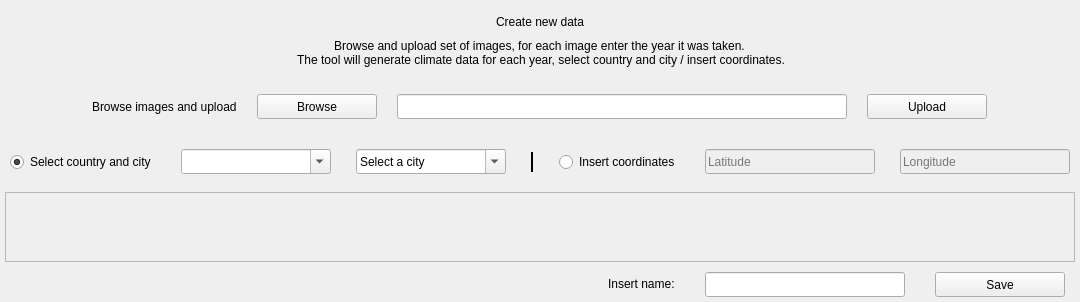
            <widget class="QWidget" name="createDataPage">
             <property name="sizePolicy">
              <sizepolicy hsizetype="Preferred" vsizetype="Preferred">
               <horstretch>0</horstretch>
               <verstretch>0</verstretch>
              </sizepolicy>
             </property>
             <layout class="QVBoxLayout" name="verticalLayout_4">
              <property name="spacing">
               <number>5</number>
              </property>
              <property name="leftMargin">
               <number>5</number>
              </property>
              <property name="topMargin">
               <number>5</number>
              </property>
              <property name="rightMargin">
               <number>5</number>
              </property>
              <property name="bottomMargin">
               <number>5</number>
              </property>
              <item>
               <widget class="QWidget" name="createDataTitleContainer" native="true">
                <layout class="QVBoxLayout" name="verticalLayout_6">
                 <property name="spacing">
                  <number>10</number>
                 </property>
                 <property name="leftMargin">
                  <number>5</number>
                 </property>
                 <property name="topMargin">
                  <number>10</number>
                 </property>
                 <property name="rightMargin">
                  <number>5</number>
                 </property>
                 <property name="bottomMargin">
                  <number>10</number>
                 </property>
                 <item alignment="Qt::AlignHCenter">
                  <widget class="QLabel" name="createDataTitleLabel">
                   <property name="text">
                    <string>Create new data</string>
                   </property>
                  </widget>
                 </item>
                 <item alignment="Qt::AlignHCenter">
                  <widget class="QLabel" name="createDataSubtitleLabel">
                   <property name="text">
                    <string>Browse and upload set of images, for each image enter the year it was taken.
 The tool will generate climate data for each year, select country and city / insert coordinates.</string>
                   </property>
                   <property name="alignment">
                    <set>Qt::AlignCenter</set>
                   </property>
                  </widget>
                 </item>
                </layout>
               </widget>
              </item>
              <item alignment="Qt::AlignHCenter|Qt::AlignVCenter">
               <widget class="QWidget" name="createDataContainer" native="true">
                <property name="sizePolicy">
                 <sizepolicy hsizetype="Preferred" vsizetype="Preferred">
                  <horstretch>0</horstretch>
                  <verstretch>0</verstretch>
                 </sizepolicy>
                </property>
                <property name="minimumSize">
                 <size>
                  <width>0</width>
                  <height>50</height>
                 </size>
                </property>
                <property name="maximumSize">
                 <size>
                  <width>16777215</width>
                  <height>50</height>
                 </size>
                </property>
                <layout class="QHBoxLayout" name="horizontalLayout_4">
                 <property name="spacing">
                  <number>20</number>
                 </property>
                 <property name="leftMargin">
                  <number>10</number>
                 </property>
                 <property name="topMargin">
                  <number>0</number>
                 </property>
                 <property name="rightMargin">
                  <number>10</number>
                 </property>
                 <property name="bottomMargin">
                  <number>0</number>
                 </property>
                 <item>
                  <widget class="QLabel" name="createUploadLabel">
                   <property name="sizePolicy">
                    <sizepolicy hsizetype="Fixed" vsizetype="Fixed">
                     <horstretch>0</horstretch>
                     <verstretch>0</verstretch>
                    </sizepolicy>
                   </property>
                   <property name="text">
                    <string>Browse images and upload</string>
                   </property>
                  </widget>
                 </item>
                 <item>
                  <widget class="QPushButton" name="createBrowseButton">
                   <property name="sizePolicy">
                    <sizepolicy hsizetype="Fixed" vsizetype="Fixed">
                     <horstretch>0</horstretch>
                     <verstretch>0</verstretch>
                    </sizepolicy>
                   </property>
                   <property name="minimumSize">
                    <size>
                     <width>120</width>
                     <height>25</height>
                    </size>
                   </property>
                   <property name="maximumSize">
                    <size>
                     <width>120</width>
                     <height>25</height>
                    </size>
                   </property>
                   <property name="text">
                    <string>Browse</string>
                   </property>
                   <property name="checkable">
                    <bool>true</bool>
                   </property>
                   <property name="checked">
                    <bool>false</bool>
                   </property>
                   <property name="autoRepeat">
                    <bool>false</bool>
                   </property>
                  </widget>
                 </item>
                 <item>
                  <widget class="QLineEdit" name="createBrowseInput">
                   <property name="sizePolicy">
                    <sizepolicy hsizetype="Fixed" vsizetype="Fixed">
                     <horstretch>0</horstretch>
                     <verstretch>0</verstretch>
                    </sizepolicy>
                   </property>
                   <property name="minimumSize">
                    <size>
                     <width>450</width>
                     <height>25</height>
                    </size>
                   </property>
                   <property name="maximumSize">
                    <size>
                     <width>450</width>
                     <height>25</height>
                    </size>
                   </property>
                   <property name="text">
                    <string/>
                   </property>
                  </widget>
                 </item>
                 <item>
                  <widget class="QPushButton" name="createUploadButton">
                   <property name="sizePolicy">
                    <sizepolicy hsizetype="Fixed" vsizetype="Fixed">
                     <horstretch>0</horstretch>
                     <verstretch>0</verstretch>
                    </sizepolicy>
                   </property>
                   <property name="minimumSize">
                    <size>
                     <width>120</width>
                     <height>25</height>
                    </size>
                   </property>
                   <property name="maximumSize">
                    <size>
                     <width>120</width>
                     <height>25</height>
                    </size>
                   </property>
                   <property name="text">
                    <string>Upload</string>
                   </property>
                  </widget>
                 </item>
                </layout>
               </widget>
              </item>
              <item alignment="Qt::AlignHCenter|Qt::AlignVCenter">
               <widget class="QWidget" name="genDataContainer" native="true">
                <property name="sizePolicy">
                 <sizepolicy hsizetype="Preferred" vsizetype="Preferred">
                  <horstretch>0</horstretch>
                  <verstretch>0</verstretch>
                 </sizepolicy>
                </property>
                <property name="minimumSize">
                 <size>
                  <width>0</width>
                  <height>50</height>
                 </size>
                </property>
                <property name="maximumSize">
                 <size>
                  <width>16777215</width>
                  <height>50</height>
                 </size>
                </property>
                <layout class="QHBoxLayout" name="horizontalLayout_3">
                 <property name="spacing">
                  <number>25</number>
                 </property>
                 <property name="leftMargin">
                  <number>5</number>
                 </property>
                 <property name="topMargin">
                  <number>0</number>
                 </property>
                 <property name="rightMargin">
                  <number>5</number>
                 </property>
                 <property name="bottomMargin">
                  <number>0</number>
                 </property>
                 <item>
                  <widget class="QRadioButton" name="appSelectRadio">
                   <property name="sizePolicy">
                    <sizepolicy hsizetype="Fixed" vsizetype="Fixed">
                     <horstretch>0</horstretch>
                     <verstretch>0</verstretch>
                    </sizepolicy>
                   </property>
                   <property name="text">
                    <string>Select country and city</string>
                   </property>
                   <property name="checked">
                    <bool>true</bool>
                   </property>
                  </widget>
                 </item>
                 <item>
                  <widget class="QComboBox" name="appCountryCombo">
                   <property name="enabled">
                    <bool>true</bool>
                   </property>
                   <property name="sizePolicy">
                    <sizepolicy hsizetype="Fixed" vsizetype="Fixed">
                     <horstretch>0</horstretch>
                     <verstretch>0</verstretch>
                    </sizepolicy>
                   </property>
                   <property name="minimumSize">
                    <size>
                     <width>150</width>
                     <height>25</height>
                    </size>
                   </property>
                   <property name="maximumSize">
                    <size>
                     <width>150</width>
                     <height>25</height>
                    </size>
                   </property>
                   <property name="focusPolicy">
                    <enum>Qt::WheelFocus</enum>
                   </property>
                   <property name="toolTip">
                    <string/>
                   </property>
                   <property name="statusTip">
                    <string/>
                   </property>
                   <property name="whatsThis">
                    <string/>
                   </property>
                   <property name="accessibleName">
                    <string/>
                   </property>
                   <property name="accessibleDescription">
                    <string/>
                   </property>
                   <property name="layoutDirection">
                    <enum>Qt::LeftToRight</enum>
                   </property>
                   <property name="editable">
                    <bool>true</bool>
                   </property>
                   <property name="currentText">
                    <string/>
                   </property>
                   <property name="currentIndex">
                    <number>-1</number>
                   </property>
                   <property name="placeholderText">
                    <string/>
                   </property>
                  </widget>
                 </item>
                 <item>
                  <widget class="QComboBox" name="appCityCombo">
                   <property name="enabled">
                    <bool>true</bool>
                   </property>
                   <property name="sizePolicy">
                    <sizepolicy hsizetype="Fixed" vsizetype="Fixed">
                     <horstretch>0</horstretch>
                     <verstretch>0</verstretch>
                    </sizepolicy>
                   </property>
                   <property name="minimumSize">
                    <size>
                     <width>150</width>
                     <height>25</height>
                    </size>
                   </property>
                   <property name="maximumSize">
                    <size>
                     <width>150</width>
                     <height>25</height>
                    </size>
                   </property>
                   <property name="editable">
                    <bool>true</bool>
                   </property>
                   <property name="currentText">
                    <string>Select a city</string>
                   </property>
                   <property name="placeholderText">
                    <string/>
                   </property>
                   <property name="frame">
                    <bool>true</bool>
                   </property>
                  </widget>
                 </item>
                 <item>
                  <widget class="Line" name="line_2">
                   <property name="minimumSize">
                    <size>
                     <width>0</width>
                     <height>20</height>
                    </size>
                   </property>
                   <property name="maximumSize">
                    <size>
                     <width>16777215</width>
                     <height>20</height>
                    </size>
                   </property>
                   <property name="frameShadow">
                    <enum>QFrame::Plain</enum>
                   </property>
                   <property name="lineWidth">
                    <number>2</number>
                   </property>
                   <property name="orientation">
                    <enum>Qt::Vertical</enum>
                   </property>
                  </widget>
                 </item>
                 <item>
                  <widget class="QRadioButton" name="insertRadio">
                   <property name="enabled">
                    <bool>true</bool>
                   </property>
                   <property name="sizePolicy">
                    <sizepolicy hsizetype="Fixed" vsizetype="Fixed">
                     <horstretch>0</horstretch>
                     <verstretch>0</verstretch>
                    </sizepolicy>
                   </property>
                   <property name="text">
                    <string>Insert coordinates</string>
                   </property>
                  </widget>
                 </item>
                 <item>
                  <widget class="QLineEdit" name="userLatitudeInput">
                   <property name="enabled">
                    <bool>false</bool>
                   </property>
                   <property name="sizePolicy">
                    <sizepolicy hsizetype="Fixed" vsizetype="Fixed">
                     <horstretch>0</horstretch>
                     <verstretch>0</verstretch>
                    </sizepolicy>
                   </property>
                   <property name="minimumSize">
                    <size>
                     <width>170</width>
                     <height>25</height>
                    </size>
                   </property>
                   <property name="maximumSize">
                    <size>
                     <width>170</width>
                     <height>25</height>
                    </size>
                   </property>
                   <property name="focusPolicy">
                    <enum>Qt::WheelFocus</enum>
                   </property>
                   <property name="inputMask">
                    <string/>
                   </property>
                   <property name="text">
                    <string/>
                   </property>
                   <property name="frame">
                    <bool>true</bool>
                   </property>
                   <property name="echoMode">
                    <enum>QLineEdit::Normal</enum>
                   </property>
                   <property name="cursorPosition">
                    <number>0</number>
                   </property>
                   <property name="placeholderText">
                    <string>Latitude</string>
                   </property>
                   <property name="clearButtonEnabled">
                    <bool>false</bool>
                   </property>
                  </widget>
                 </item>
                 <item>
                  <widget class="QLineEdit" name="userLongitudeInput">
                   <property name="enabled">
                    <bool>false</bool>
                   </property>
                   <property name="sizePolicy">
                    <sizepolicy hsizetype="Fixed" vsizetype="Fixed">
                     <horstretch>0</horstretch>
                     <verstretch>0</verstretch>
                    </sizepolicy>
                   </property>
                   <property name="minimumSize">
                    <size>
                     <width>170</width>
                     <height>25</height>
                    </size>
                   </property>
                   <property name="maximumSize">
                    <size>
                     <width>170</width>
                     <height>25</height>
                    </size>
                   </property>
                   <property name="focusPolicy">
                    <enum>Qt::WheelFocus</enum>
                   </property>
                   <property name="text">
                    <string/>
                   </property>
                   <property name="frame">
                    <bool>true</bool>
                   </property>
                   <property name="echoMode">
                    <enum>QLineEdit::Normal</enum>
                   </property>
                   <property name="cursorPosition">
                    <number>0</number>
                   </property>
                   <property name="placeholderText">
                    <string>Longitude</string>
                   </property>
                   <property name="clearButtonEnabled">
                    <bool>false</bool>
                   </property>
                  </widget>
                 </item>
                </layout>
               </widget>
              </item>
              <item>
               <widget class="QScrollArea" name="createScrollArea">
                <property name="enabled">
                 <bool>true</bool>
                </property>
                <property name="sizePolicy">
                 <sizepolicy hsizetype="Preferred" vsizetype="Expanding">
                  <horstretch>0</horstretch>
                  <verstretch>0</verstretch>
                 </sizepolicy>
                </property>
                <property name="focusPolicy">
                 <enum>Qt::NoFocus</enum>
                </property>
                <property name="frameShadow">
                 <enum>QFrame::Plain</enum>
                </property>
                <property name="lineWidth">
                 <number>1</number>
                </property>
                <property name="horizontalScrollBarPolicy">
                 <enum>Qt::ScrollBarAlwaysOff</enum>
                </property>
                <property name="sizeAdjustPolicy">
                 <enum>QAbstractScrollArea::AdjustToContents</enum>
                </property>
                <property name="widgetResizable">
                 <bool>true</bool>
                </property>
                <widget class="QWidget" name="createScrollAreaContents">
                 <property name="geometry">
                  <rect>
                   <x>0</x>
                   <y>0</y>
                   <width>88</width>
                   <height>16</height>
                  </rect>
                 </property>
                 <property name="sizePolicy">
                  <sizepolicy hsizetype="Preferred" vsizetype="Preferred">
                   <horstretch>0</horstretch>
                   <verstretch>0</verstretch>
                  </sizepolicy>
                 </property>
                </widget>
               </widget>
              </item>
              <item alignment="Qt::AlignRight|Qt::AlignVCenter">
               <widget class="QWidget" name="saveContainer" native="true">
                <property name="sizePolicy">
                 <sizepolicy hsizetype="Preferred" vsizetype="Preferred">
                  <horstretch>0</horstretch>
                  <verstretch>0</verstretch>
                 </sizepolicy>
                </property>
                <layout class="QHBoxLayout" name="horizontalLayout_7">
                 <property name="spacing">
                  <number>30</number>
                 </property>
                 <property name="leftMargin">
                  <number>5</number>
                 </property>
                 <property name="topMargin">
                  <number>5</number>
                 </property>
                 <property name="rightMargin">
                  <number>10</number>
                 </property>
                 <property name="bottomMargin">
                  <number>0</number>
                 </property>
                 <item>
                  <widget class="QLabel" name="saveNameLabel">
                   <property name="sizePolicy">
                    <sizepolicy hsizetype="Fixed" vsizetype="Fixed">
                     <horstretch>0</horstretch>
                     <verstretch>0</verstretch>
                    </sizepolicy>
                   </property>
                   <property name="text">
                    <string>Insert name:</string>
                   </property>
                  </widget>
                 </item>
                 <item>
                  <widget class="QLineEdit" name="saveNameInput">
                   <property name="sizePolicy">
                    <sizepolicy hsizetype="Fixed" vsizetype="Fixed">
                     <horstretch>0</horstretch>
                     <verstretch>0</verstretch>
                    </sizepolicy>
                   </property>
                   <property name="minimumSize">
                    <size>
                     <width>200</width>
                     <height>25</height>
                    </size>
                   </property>
                   <property name="maximumSize">
                    <size>
                     <width>200</width>
                     <height>25</height>
                    </size>
                   </property>
                  </widget>
                 </item>
                 <item>
                  <widget class="QPushButton" name="saveButton">
                   <property name="minimumSize">
                    <size>
                     <width>130</width>
                     <height>25</height>
                    </size>
                   </property>
                   <property name="maximumSize">
                    <size>
                     <width>130</width>
                     <height>25</height>
                    </size>
                   </property>
                   <property name="text">
                    <string>Save</string>
                   </property>
                  </widget>
                 </item>
                </layout>
               </widget>
              </item>
             </layout>
            </widget>
